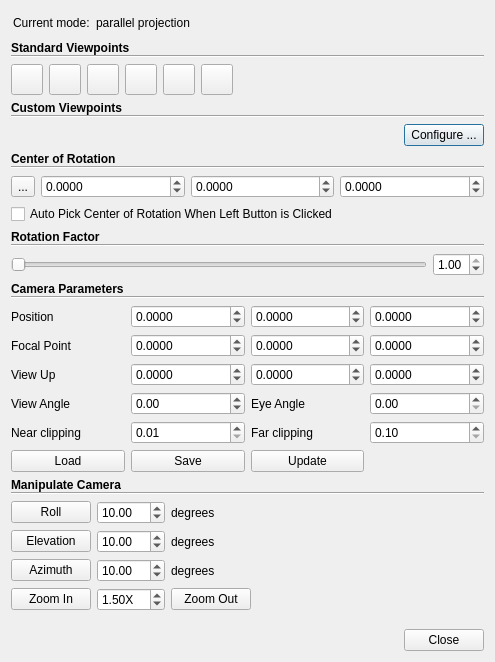
<?xml version="1.0" encoding="UTF-8"?>
<ui version="4.0">
 <class>CameraParamDlg</class>
 <widget class="QDialog" name="CameraParamDlg">
  <property name="windowModality">
   <enum>Qt::NonModal</enum>
  </property>
  <property name="geometry">
   <rect>
    <x>0</x>
    <y>0</y>
    <width>495</width>
    <height>662</height>
   </rect>
  </property>
  <property name="sizePolicy">
   <sizepolicy hsizetype="Preferred" vsizetype="MinimumExpanding">
    <horstretch>0</horstretch>
    <verstretch>0</verstretch>
   </sizepolicy>
  </property>
  <property name="windowTitle">
   <string>Adjusting Camera</string>
  </property>
  <layout class="QVBoxLayout" name="verticalLayout_2">
   <item>
    <widget class="QScrollArea" name="scrollArea">
     <property name="frameShape">
      <enum>QFrame::NoFrame</enum>
     </property>
     <property name="widgetResizable">
      <bool>true</bool>
     </property>
     <widget class="QWidget" name="scrollAreaWidgetContents_2">
      <property name="geometry">
       <rect>
        <x>0</x>
        <y>0</y>
        <width>477</width>
        <height>615</height>
       </rect>
      </property>
      <layout class="QVBoxLayout" name="verticalLayout">
       <property name="leftMargin">
        <number>0</number>
       </property>
       <property name="topMargin">
        <number>0</number>
       </property>
       <property name="rightMargin">
        <number>0</number>
       </property>
       <property name="bottomMargin">
        <number>0</number>
       </property>
       <item>
        <layout class="QHBoxLayout" name="horizontalLayout_2">
         <property name="leftMargin">
          <number>2</number>
         </property>
         <property name="topMargin">
          <number>2</number>
         </property>
         <property name="rightMargin">
          <number>2</number>
         </property>
         <property name="bottomMargin">
          <number>2</number>
         </property>
         <item>
          <widget class="QLabel" name="label_10">
           <property name="text">
            <string>Current mode:</string>
           </property>
          </widget>
         </item>
         <item>
          <widget class="QLabel" name="currentModeLabel">
           <property name="text">
            <string>parallel projection</string>
           </property>
          </widget>
         </item>
         <item>
          <spacer name="horizontalSpacer">
           <property name="orientation">
            <enum>Qt::Horizontal</enum>
           </property>
           <property name="sizeHint" stdset="0">
            <size>
             <width>40</width>
             <height>20</height>
            </size>
           </property>
          </spacer>
         </item>
        </layout>
       </item>
       <item>
        <layout class="QVBoxLayout" name="verticalLayout_4">
         <property name="spacing">
          <number>0</number>
         </property>
         <property name="sizeConstraint">
          <enum>QLayout::SetMinimumSize</enum>
         </property>
         <item>
          <widget class="QLabel" name="label">
           <property name="sizePolicy">
            <sizepolicy hsizetype="Preferred" vsizetype="Minimum">
             <horstretch>0</horstretch>
             <verstretch>0</verstretch>
            </sizepolicy>
           </property>
           <property name="font">
            <font>
             <weight>75</weight>
             <bold>true</bold>
            </font>
           </property>
           <property name="text">
            <string>Standard Viewpoints</string>
           </property>
          </widget>
         </item>
         <item>
          <widget class="Line" name="line">
           <property name="sizePolicy">
            <sizepolicy hsizetype="Minimum" vsizetype="Minimum">
             <horstretch>0</horstretch>
             <verstretch>0</verstretch>
            </sizepolicy>
           </property>
           <property name="orientation">
            <enum>Qt::Horizontal</enum>
           </property>
          </widget>
         </item>
        </layout>
       </item>
       <item>
        <layout class="QHBoxLayout" name="horizontalLayout_3">
         <item>
          <widget class="QToolButton" name="viewXPlus">
           <property name="toolTip">
            <string>Looking down X axis from (1, 0, 0)</string>
           </property>
           <property name="text">
            <string/>
           </property>
           <property name="icon">
            <iconset resource="../../eCV/MainWindow.qrc">
             <normaloff>:/Resources/images/others/pqXPlus.png</normaloff>:/Resources/images/others/pqXPlus.png</iconset>
           </property>
           <property name="iconSize">
            <size>
             <width>24</width>
             <height>24</height>
            </size>
           </property>
          </widget>
         </item>
         <item>
          <widget class="QToolButton" name="viewXMinus">
           <property name="toolTip">
            <string>Looking down X axis from (-1, 0, 0)</string>
           </property>
           <property name="text">
            <string/>
           </property>
           <property name="icon">
            <iconset resource="../../eCV/MainWindow.qrc">
             <normaloff>:/Resources/images/others/pqXMinus.png</normaloff>:/Resources/images/others/pqXMinus.png</iconset>
           </property>
           <property name="iconSize">
            <size>
             <width>24</width>
             <height>24</height>
            </size>
           </property>
          </widget>
         </item>
         <item>
          <widget class="QToolButton" name="viewYPlus">
           <property name="toolTip">
            <string>Looking down Y axis from (0, 1, 0)</string>
           </property>
           <property name="text">
            <string/>
           </property>
           <property name="icon">
            <iconset resource="../../eCV/MainWindow.qrc">
             <normaloff>:/Resources/images/others/pqYPlus.png</normaloff>:/Resources/images/others/pqYPlus.png</iconset>
           </property>
           <property name="iconSize">
            <size>
             <width>24</width>
             <height>24</height>
            </size>
           </property>
          </widget>
         </item>
         <item>
          <widget class="QToolButton" name="viewYMinus">
           <property name="toolTip">
            <string>Looking down Y axis from (0, -1, 0)</string>
           </property>
           <property name="text">
            <string/>
           </property>
           <property name="icon">
            <iconset resource="../../eCV/MainWindow.qrc">
             <normaloff>:/Resources/images/others/pqYMinus.png</normaloff>:/Resources/images/others/pqYMinus.png</iconset>
           </property>
           <property name="iconSize">
            <size>
             <width>24</width>
             <height>24</height>
            </size>
           </property>
          </widget>
         </item>
         <item>
          <widget class="QToolButton" name="viewZPlus">
           <property name="toolTip">
            <string>Looking down X axis from (0, 0, 1)</string>
           </property>
           <property name="text">
            <string/>
           </property>
           <property name="icon">
            <iconset resource="../../eCV/MainWindow.qrc">
             <normaloff>:/Resources/images/others/pqZPlus.png</normaloff>:/Resources/images/others/pqZPlus.png</iconset>
           </property>
           <property name="iconSize">
            <size>
             <width>24</width>
             <height>24</height>
            </size>
           </property>
          </widget>
         </item>
         <item>
          <widget class="QToolButton" name="viewZMinus">
           <property name="toolTip">
            <string>Looking down Z axis from (0, 0, -1)</string>
           </property>
           <property name="text">
            <string/>
           </property>
           <property name="icon">
            <iconset resource="../../eCV/MainWindow.qrc">
             <normaloff>:/Resources/images/others/pqZMinus.png</normaloff>:/Resources/images/others/pqZMinus.png</iconset>
           </property>
           <property name="iconSize">
            <size>
             <width>24</width>
             <height>24</height>
            </size>
           </property>
          </widget>
         </item>
         <item>
          <spacer name="spacer">
           <property name="orientation">
            <enum>Qt::Horizontal</enum>
           </property>
           <property name="sizeHint" stdset="0">
            <size>
             <width>0</width>
             <height>20</height>
            </size>
           </property>
          </spacer>
         </item>
        </layout>
       </item>
       <item>
        <layout class="QVBoxLayout" name="verticalLayout_5">
         <property name="spacing">
          <number>0</number>
         </property>
         <property name="sizeConstraint">
          <enum>QLayout::SetMinimumSize</enum>
         </property>
         <item>
          <widget class="QLabel" name="label_2">
           <property name="sizePolicy">
            <sizepolicy hsizetype="Preferred" vsizetype="Minimum">
             <horstretch>0</horstretch>
             <verstretch>0</verstretch>
            </sizepolicy>
           </property>
           <property name="font">
            <font>
             <weight>75</weight>
             <bold>true</bold>
            </font>
           </property>
           <property name="text">
            <string>Custom Viewpoints</string>
           </property>
          </widget>
         </item>
         <item>
          <widget class="Line" name="line_2">
           <property name="sizePolicy">
            <sizepolicy hsizetype="Minimum" vsizetype="Minimum">
             <horstretch>0</horstretch>
             <verstretch>0</verstretch>
            </sizepolicy>
           </property>
           <property name="orientation">
            <enum>Qt::Horizontal</enum>
           </property>
          </widget>
         </item>
        </layout>
       </item>
       <item>
        <layout class="QHBoxLayout" name="horizontalLayout_4" stretch="1,0,0">
         <item>
          <layout class="QGridLayout" name="customViewpointGridLayout"/>
         </item>
         <item>
          <spacer name="horizontalSpacer_2">
           <property name="orientation">
            <enum>Qt::Horizontal</enum>
           </property>
           <property name="sizeHint" stdset="0">
            <size>
             <width>49</width>
             <height>20</height>
            </size>
           </property>
          </spacer>
         </item>
         <item>
          <widget class="QPushButton" name="configureCustomViewpoints">
           <property name="toolTip">
            <string>Configure custom viewpoint buttons.</string>
           </property>
           <property name="text">
            <string>Configure ...</string>
           </property>
          </widget>
         </item>
        </layout>
       </item>
       <item>
        <layout class="QVBoxLayout" name="verticalLayout_6">
         <property name="spacing">
          <number>0</number>
         </property>
         <property name="sizeConstraint">
          <enum>QLayout::SetMinimumSize</enum>
         </property>
         <item>
          <widget class="QLabel" name="label_3">
           <property name="sizePolicy">
            <sizepolicy hsizetype="Preferred" vsizetype="Minimum">
             <horstretch>0</horstretch>
             <verstretch>0</verstretch>
            </sizepolicy>
           </property>
           <property name="font">
            <font>
             <weight>75</weight>
             <bold>true</bold>
            </font>
           </property>
           <property name="text">
            <string>Center of Rotation</string>
           </property>
          </widget>
         </item>
         <item>
          <widget class="Line" name="line_3">
           <property name="sizePolicy">
            <sizepolicy hsizetype="Minimum" vsizetype="Minimum">
             <horstretch>0</horstretch>
             <verstretch>0</verstretch>
            </sizepolicy>
           </property>
           <property name="orientation">
            <enum>Qt::Horizontal</enum>
           </property>
          </widget>
         </item>
        </layout>
       </item>
       <item>
        <layout class="QHBoxLayout" name="horizontalLayout_5">
         <item>
          <widget class="QToolButton" name="pivotPickingToolButton">
           <property name="toolTip">
            <string>Pick a 3D point as rotation center</string>
           </property>
           <property name="text">
            <string>...</string>
           </property>
           <property name="icon">
            <iconset resource="../../eCV/MainWindow.qrc">
             <normaloff>:/Resources/images/ecvPointPicking.png</normaloff>:/Resources/images/ecvPointPicking.png</iconset>
           </property>
           <property name="iconSize">
            <size>
             <width>20</width>
             <height>20</height>
            </size>
           </property>
           <property name="checkable">
            <bool>true</bool>
           </property>
           <property name="checked">
            <bool>false</bool>
           </property>
          </widget>
         </item>
         <item>
          <widget class="QDoubleSpinBox" name="rcxDoubleSpinBox">
           <property name="decimals">
            <number>4</number>
           </property>
           <property name="minimum">
            <double>-999999999.000000000000000</double>
           </property>
           <property name="maximum">
            <double>999999999.000000000000000</double>
           </property>
          </widget>
         </item>
         <item>
          <widget class="QDoubleSpinBox" name="rcyDoubleSpinBox">
           <property name="decimals">
            <number>4</number>
           </property>
           <property name="minimum">
            <double>-999999999.000000000000000</double>
           </property>
           <property name="maximum">
            <double>999999999.000000000000000</double>
           </property>
          </widget>
         </item>
         <item>
          <widget class="QDoubleSpinBox" name="rczDoubleSpinBox">
           <property name="decimals">
            <number>4</number>
           </property>
           <property name="minimum">
            <double>-999999999.000000000000000</double>
           </property>
           <property name="maximum">
            <double>999999999.000000000000000</double>
           </property>
          </widget>
         </item>
        </layout>
       </item>
       <item>
        <widget class="QCheckBox" name="AutoPickCenterOfRotation">
         <property name="toolTip">
          <string>Reset center of rotation when camera is reset.</string>
         </property>
         <property name="text">
          <string>Auto Pick Center of Rotation When Left Button is Clicked</string>
         </property>
        </widget>
       </item>
       <item>
        <layout class="QVBoxLayout" name="verticalLayout_7">
         <property name="spacing">
          <number>0</number>
         </property>
         <property name="sizeConstraint">
          <enum>QLayout::SetMinimumSize</enum>
         </property>
         <item>
          <widget class="QLabel" name="label_4">
           <property name="sizePolicy">
            <sizepolicy hsizetype="Preferred" vsizetype="Minimum">
             <horstretch>0</horstretch>
             <verstretch>0</verstretch>
            </sizepolicy>
           </property>
           <property name="font">
            <font>
             <weight>75</weight>
             <bold>true</bold>
            </font>
           </property>
           <property name="text">
            <string>Rotation Factor</string>
           </property>
          </widget>
         </item>
         <item>
          <widget class="Line" name="line_4">
           <property name="sizePolicy">
            <sizepolicy hsizetype="Minimum" vsizetype="Minimum">
             <horstretch>0</horstretch>
             <verstretch>0</verstretch>
            </sizepolicy>
           </property>
           <property name="orientation">
            <enum>Qt::Horizontal</enum>
           </property>
          </widget>
         </item>
        </layout>
       </item>
       <item>
        <layout class="QHBoxLayout" name="horizontalLayout">
         <item>
          <widget class="QSlider" name="factorHorizontalSlider">
           <property name="sizePolicy">
            <sizepolicy hsizetype="Expanding" vsizetype="Fixed">
             <horstretch>0</horstretch>
             <verstretch>0</verstretch>
            </sizepolicy>
           </property>
           <property name="maximum">
            <number>10</number>
           </property>
           <property name="orientation">
            <enum>Qt::Horizontal</enum>
           </property>
          </widget>
         </item>
         <item>
          <widget class="QDoubleSpinBox" name="rotationFactor">
           <property name="maximum">
            <double>1.000000000000000</double>
           </property>
           <property name="value">
            <double>1.000000000000000</double>
           </property>
          </widget>
         </item>
        </layout>
       </item>
       <item>
        <layout class="QVBoxLayout" name="verticalLayout_8">
         <property name="spacing">
          <number>0</number>
         </property>
         <property name="sizeConstraint">
          <enum>QLayout::SetMinimumSize</enum>
         </property>
         <item>
          <widget class="QLabel" name="label_5">
           <property name="sizePolicy">
            <sizepolicy hsizetype="Preferred" vsizetype="Minimum">
             <horstretch>0</horstretch>
             <verstretch>0</verstretch>
            </sizepolicy>
           </property>
           <property name="font">
            <font>
             <weight>75</weight>
             <bold>true</bold>
            </font>
           </property>
           <property name="text">
            <string>Camera Parameters</string>
           </property>
          </widget>
         </item>
         <item>
          <widget class="Line" name="line_5">
           <property name="sizePolicy">
            <sizepolicy hsizetype="Minimum" vsizetype="Minimum">
             <horstretch>0</horstretch>
             <verstretch>0</verstretch>
            </sizepolicy>
           </property>
           <property name="orientation">
            <enum>Qt::Horizontal</enum>
           </property>
          </widget>
         </item>
        </layout>
       </item>
       <item>
        <layout class="QGridLayout" name="gridLayout">
         <item row="3" column="2">
          <widget class="QDoubleSpinBox" name="yViewup">
           <property name="maximumSize">
            <size>
             <width>16777215</width>
             <height>16777215</height>
            </size>
           </property>
           <property name="decimals">
            <number>4</number>
           </property>
           <property name="minimum">
            <double>-999999999.000000000000000</double>
           </property>
           <property name="maximum">
            <double>999999999.000000000000000</double>
           </property>
          </widget>
         </item>
         <item row="6" column="2">
          <widget class="QPushButton" name="updatePushButton">
           <property name="text">
            <string>Update</string>
           </property>
          </widget>
         </item>
         <item row="6" column="0">
          <widget class="QPushButton" name="loadCameraConfiguration">
           <property name="maximumSize">
            <size>
             <width>16777215</width>
             <height>16777215</height>
            </size>
           </property>
           <property name="toolTip">
            <string>Load camera properties.</string>
           </property>
           <property name="text">
            <string>Load</string>
           </property>
          </widget>
         </item>
         <item row="2" column="1">
          <widget class="QDoubleSpinBox" name="xFocal">
           <property name="maximumSize">
            <size>
             <width>16777215</width>
             <height>16777215</height>
            </size>
           </property>
           <property name="decimals">
            <number>4</number>
           </property>
           <property name="minimum">
            <double>-999999999.000000000000000</double>
           </property>
           <property name="maximum">
            <double>999999999.000000000000000</double>
           </property>
          </widget>
         </item>
         <item row="4" column="2">
          <widget class="QLabel" name="label_8">
           <property name="text">
            <string>Eye Angle</string>
           </property>
          </widget>
         </item>
         <item row="0" column="2">
          <widget class="QDoubleSpinBox" name="yPosition">
           <property name="maximumSize">
            <size>
             <width>16777215</width>
             <height>16777215</height>
            </size>
           </property>
           <property name="decimals">
            <number>4</number>
           </property>
           <property name="minimum">
            <double>-999999999.000000000000000</double>
           </property>
           <property name="maximum">
            <double>999999999.000000000000000</double>
           </property>
          </widget>
         </item>
         <item row="0" column="3">
          <widget class="QDoubleSpinBox" name="zPosition">
           <property name="maximumSize">
            <size>
             <width>16777215</width>
             <height>16777215</height>
            </size>
           </property>
           <property name="decimals">
            <number>4</number>
           </property>
           <property name="minimum">
            <double>-999999999.000000000000000</double>
           </property>
           <property name="maximum">
            <double>999999999.000000000000000</double>
           </property>
          </widget>
         </item>
         <item row="2" column="0">
          <widget class="QLabel" name="label_17">
           <property name="text">
            <string>Focal Point</string>
           </property>
          </widget>
         </item>
         <item row="3" column="1">
          <widget class="QDoubleSpinBox" name="xViewup">
           <property name="sizePolicy">
            <sizepolicy hsizetype="Minimum" vsizetype="Fixed">
             <horstretch>0</horstretch>
             <verstretch>0</verstretch>
            </sizepolicy>
           </property>
           <property name="maximumSize">
            <size>
             <width>16777215</width>
             <height>16777215</height>
            </size>
           </property>
           <property name="decimals">
            <number>4</number>
           </property>
           <property name="minimum">
            <double>-999999999.000000000000000</double>
           </property>
           <property name="maximum">
            <double>999999999.000000000000000</double>
           </property>
          </widget>
         </item>
         <item row="5" column="1">
          <widget class="QDoubleSpinBox" name="nearClipping">
           <property name="toolTip">
            <string> The size of the camera's lens in world coordinates. Affects ray traced depth of field rendering.
             </string>
           </property>
           <property name="minimum">
            <double>0.010000000000000</double>
           </property>
           <property name="maximum">
            <double>999999.000000000000000</double>
           </property>
           <property name="value">
            <double>0.010000000000000</double>
           </property>
          </widget>
         </item>
         <item row="0" column="1">
          <widget class="QDoubleSpinBox" name="xPosition">
           <property name="maximumSize">
            <size>
             <width>16777215</width>
             <height>16777215</height>
            </size>
           </property>
           <property name="decimals">
            <number>4</number>
           </property>
           <property name="minimum">
            <double>-999999999.000000000000000</double>
           </property>
           <property name="maximum">
            <double>999999999.000000000000000</double>
           </property>
          </widget>
         </item>
         <item row="4" column="0">
          <widget class="QLabel" name="label_23">
           <property name="text">
            <string>View Angle</string>
           </property>
          </widget>
         </item>
         <item row="5" column="2">
          <widget class="QLabel" name="label_12">
           <property name="text">
            <string>Far clipping</string>
           </property>
          </widget>
         </item>
         <item row="3" column="3">
          <widget class="QDoubleSpinBox" name="zViewup">
           <property name="maximumSize">
            <size>
             <width>16777215</width>
             <height>16777215</height>
            </size>
           </property>
           <property name="decimals">
            <number>4</number>
           </property>
           <property name="minimum">
            <double>-999999999.000000000000000</double>
           </property>
           <property name="maximum">
            <double>999999999.000000000000000</double>
           </property>
          </widget>
         </item>
         <item row="4" column="1">
          <widget class="QDoubleSpinBox" name="viewAngle">
           <property name="decimals">
            <number>2</number>
           </property>
           <property name="minimum">
            <double>-360.000000000000000</double>
           </property>
           <property name="maximum">
            <double>360.000000000000000</double>
           </property>
          </widget>
         </item>
         <item row="4" column="3">
          <widget class="QDoubleSpinBox" name="eyeAngle">
           <property name="toolTip">
            <string>The separation between eyes (in degrees). This is used when rendering in stereo mode.</string>
           </property>
          </widget>
         </item>
         <item row="6" column="1">
          <widget class="QPushButton" name="saveCameraConfiguration">
           <property name="toolTip">
            <string>Save camera properties.</string>
           </property>
           <property name="text">
            <string>Save</string>
           </property>
          </widget>
         </item>
         <item row="3" column="0">
          <widget class="QLabel" name="label_14">
           <property name="text">
            <string>View Up</string>
           </property>
          </widget>
         </item>
         <item row="2" column="2">
          <widget class="QDoubleSpinBox" name="yFocal">
           <property name="maximumSize">
            <size>
             <width>16777215</width>
             <height>16777215</height>
            </size>
           </property>
           <property name="decimals">
            <number>4</number>
           </property>
           <property name="minimum">
            <double>-999999999.000000000000000</double>
           </property>
           <property name="maximum">
            <double>999999999.000000000000000</double>
           </property>
          </widget>
         </item>
         <item row="0" column="0">
          <widget class="QLabel" name="label_22">
           <property name="sizePolicy">
            <sizepolicy hsizetype="Preferred" vsizetype="Preferred">
             <horstretch>0</horstretch>
             <verstretch>0</verstretch>
            </sizepolicy>
           </property>
           <property name="text">
            <string>Position</string>
           </property>
          </widget>
         </item>
         <item row="2" column="3">
          <widget class="QDoubleSpinBox" name="zFocal">
           <property name="maximumSize">
            <size>
             <width>16777215</width>
             <height>16777215</height>
            </size>
           </property>
           <property name="decimals">
            <number>4</number>
           </property>
           <property name="minimum">
            <double>-999999999.000000000000000</double>
           </property>
           <property name="maximum">
            <double>999999999.000000000000000</double>
           </property>
          </widget>
         </item>
         <item row="5" column="0">
          <widget class="QLabel" name="label_9">
           <property name="text">
            <string>Near clipping</string>
           </property>
          </widget>
         </item>
         <item row="5" column="3">
          <widget class="QDoubleSpinBox" name="farClipping">
           <property name="minimum">
            <double>0.100000000000000</double>
           </property>
           <property name="maximum">
            <double>999999.000000000000000</double>
           </property>
          </widget>
         </item>
        </layout>
       </item>
       <item>
        <layout class="QVBoxLayout" name="verticalLayout_9">
         <property name="spacing">
          <number>0</number>
         </property>
         <property name="sizeConstraint">
          <enum>QLayout::SetMinimumSize</enum>
         </property>
         <item>
          <widget class="QLabel" name="label_6">
           <property name="sizePolicy">
            <sizepolicy hsizetype="Preferred" vsizetype="Minimum">
             <horstretch>0</horstretch>
             <verstretch>0</verstretch>
            </sizepolicy>
           </property>
           <property name="font">
            <font>
             <weight>75</weight>
             <bold>true</bold>
            </font>
           </property>
           <property name="text">
            <string>Manipulate Camera</string>
           </property>
          </widget>
         </item>
         <item>
          <widget class="Line" name="line_6">
           <property name="sizePolicy">
            <sizepolicy hsizetype="Minimum" vsizetype="Minimum">
             <horstretch>0</horstretch>
             <verstretch>0</verstretch>
            </sizepolicy>
           </property>
           <property name="orientation">
            <enum>Qt::Horizontal</enum>
           </property>
          </widget>
         </item>
        </layout>
       </item>
       <item>
        <layout class="QGridLayout" name="gridLayout_2">
         <item row="0" column="1">
          <widget class="QDoubleSpinBox" name="rollAngle">
           <property name="minimum">
            <double>-360.000000000000000</double>
           </property>
           <property name="maximum">
            <double>360.000000000000000</double>
           </property>
           <property name="value">
            <double>10.000000000000000</double>
           </property>
          </widget>
         </item>
         <item row="1" column="2">
          <widget class="QLabel" name="label_21">
           <property name="sizePolicy">
            <sizepolicy hsizetype="MinimumExpanding" vsizetype="Preferred">
             <horstretch>0</horstretch>
             <verstretch>0</verstretch>
            </sizepolicy>
           </property>
           <property name="text">
            <string>degrees</string>
           </property>
          </widget>
         </item>
         <item row="2" column="2">
          <widget class="QLabel" name="label_16">
           <property name="sizePolicy">
            <sizepolicy hsizetype="MinimumExpanding" vsizetype="Preferred">
             <horstretch>0</horstretch>
             <verstretch>0</verstretch>
            </sizepolicy>
           </property>
           <property name="text">
            <string>degrees</string>
           </property>
          </widget>
         </item>
         <item row="3" column="0">
          <widget class="QPushButton" name="zoomInButton">
           <property name="toolTip">
            <string>Decrease view angle</string>
           </property>
           <property name="text">
            <string>Zoom In</string>
           </property>
           <property name="icon">
            <iconset resource="../../eCV/MainWindow.qrc">
             <normaloff>:/Resources/images/zoomIn_48px.png</normaloff>:/Resources/images/zoomIn_48px.png</iconset>
           </property>
           <property name="iconSize">
            <size>
             <width>24</width>
             <height>24</height>
            </size>
           </property>
          </widget>
         </item>
         <item row="1" column="1">
          <widget class="QDoubleSpinBox" name="elevationAngle">
           <property name="minimum">
            <double>-360.000000000000000</double>
           </property>
           <property name="maximum">
            <double>360.000000000000000</double>
           </property>
           <property name="value">
            <double>10.000000000000000</double>
           </property>
          </widget>
         </item>
         <item row="2" column="0">
          <widget class="QPushButton" name="azimuthButton">
           <property name="toolTip">
            <string>Rotate around center of screen</string>
           </property>
           <property name="text">
            <string>Azimuth</string>
           </property>
           <property name="iconSize">
            <size>
             <width>24</width>
             <height>24</height>
            </size>
           </property>
          </widget>
         </item>
         <item row="0" column="2">
          <widget class="QLabel" name="label_20">
           <property name="sizePolicy">
            <sizepolicy hsizetype="MinimumExpanding" vsizetype="Preferred">
             <horstretch>0</horstretch>
             <verstretch>0</verstretch>
            </sizepolicy>
           </property>
           <property name="toolTip">
            <string>Apply a manipulation to the current camera using the buttons on the left.</string>
           </property>
           <property name="text">
            <string>degrees</string>
           </property>
          </widget>
         </item>
         <item row="3" column="1">
          <widget class="QDoubleSpinBox" name="zoomFactor">
           <property name="suffix">
            <string>X</string>
           </property>
           <property name="decimals">
            <number>2</number>
           </property>
           <property name="minimum">
            <double>1.000000000000000</double>
           </property>
           <property name="maximum">
            <double>10.000000000000000</double>
           </property>
           <property name="singleStep">
            <double>0.100000000000000</double>
           </property>
           <property name="value">
            <double>1.500000000000000</double>
           </property>
          </widget>
         </item>
         <item row="3" column="2">
          <widget class="QPushButton" name="zoomOutButton">
           <property name="sizePolicy">
            <sizepolicy hsizetype="Fixed" vsizetype="Fixed">
             <horstretch>0</horstretch>
             <verstretch>0</verstretch>
            </sizepolicy>
           </property>
           <property name="toolTip">
            <string>Increase view angle</string>
           </property>
           <property name="text">
            <string>Zoom Out</string>
           </property>
           <property name="icon">
            <iconset resource="../../eCV/MainWindow.qrc">
             <normaloff>:/Resources/images/zoomOut_48px.png</normaloff>:/Resources/images/zoomOut_48px.png</iconset>
           </property>
           <property name="iconSize">
            <size>
             <width>24</width>
             <height>24</height>
            </size>
           </property>
          </widget>
         </item>
         <item row="0" column="0">
          <widget class="QPushButton" name="rollButton">
           <property name="toolTip">
            <string>Rotate around vertical axis</string>
           </property>
           <property name="text">
            <string>Roll</string>
           </property>
           <property name="iconSize">
            <size>
             <width>24</width>
             <height>24</height>
            </size>
           </property>
          </widget>
         </item>
         <item row="2" column="1">
          <widget class="QDoubleSpinBox" name="azimuthAngle">
           <property name="minimum">
            <double>-360.000000000000000</double>
           </property>
           <property name="maximum">
            <double>360.000000000000000</double>
           </property>
           <property name="value">
            <double>10.000000000000000</double>
           </property>
          </widget>
         </item>
         <item row="1" column="0">
          <widget class="QPushButton" name="elevationButton">
           <property name="toolTip">
            <string>Rotate around horizontal axis</string>
           </property>
           <property name="text">
            <string>Elevation</string>
           </property>
           <property name="iconSize">
            <size>
             <width>24</width>
             <height>24</height>
            </size>
           </property>
          </widget>
         </item>
        </layout>
       </item>
       <item>
        <spacer name="verticalSpacer">
         <property name="orientation">
          <enum>Qt::Vertical</enum>
         </property>
         <property name="sizeHint" stdset="0">
          <size>
           <width>20</width>
           <height>0</height>
          </size>
         </property>
        </spacer>
       </item>
      </layout>
     </widget>
    </widget>
   </item>
   <item>
    <widget class="QDialogButtonBox" name="buttonBox">
     <property name="standardButtons">
      <set>QDialogButtonBox::Close</set>
     </property>
    </widget>
   </item>
  </layout>
 </widget>
 <tabstops>
  <tabstop>AutoPickCenterOfRotation</tabstop>
 </tabstops>
 <resources>
  <include location="../../eCV/MainWindow.qrc"/>
 </resources>
 <connections>
  <connection>
   <sender>buttonBox</sender>
   <signal>rejected()</signal>
   <receiver>CameraParamDlg</receiver>
   <slot>close()</slot>
   <hints>
    <hint type="sourcelabel">
     <x>264</x>
     <y>727</y>
    </hint>
    <hint type="destinationlabel">
     <x>264</x>
     <y>388</y>
    </hint>
   </hints>
  </connection>
 </connections>
</ui>
